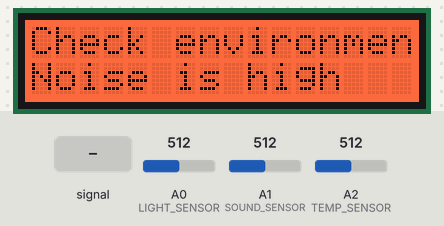
This sketch was run on a simulated Arduino Uno R4 WiFi. Shown: 16×2 character LCD. Inputs (shaded band) come from the test bench; at power-on: A2 (TEMP_SENSOR) = 512, A0 (LIGHT_SENSOR) = 512, A1 (SOUND_SENSOR) = 512 (analog values on the 0–1023 scale). WiFi joins after 1.5 s; servers stay silent unless stated; web services answer with replies made up by the test bench; what the sketch prints to the serial monitor is not drawn.

Above: at 6.3 s.
6.4 s: A1 (SOUND_SENSOR) fed a 200 Hz sine of ±460 counts around its level
At 8.7 s:
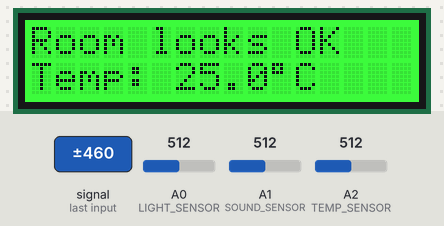
10.5 s: A2 (TEMP_SENSOR) set to 0
At 12.2 s:
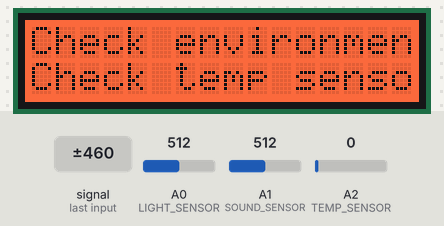
12.8 s: A2 (TEMP_SENSOR) set to 716
At 13.8 s:
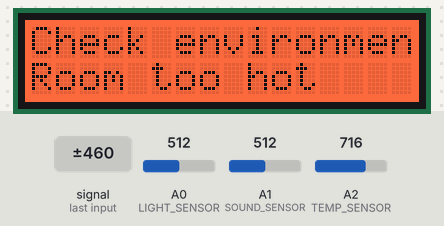
16.9 s: A0 (LIGHT_SENSOR) set to 318
21.0 s: A0 (LIGHT_SENSOR) set to 282
At 32.3 s:
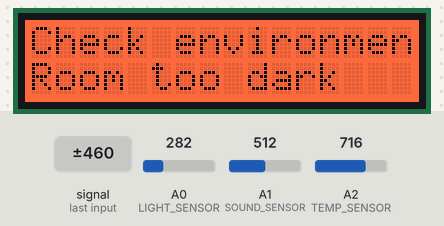
Timing chart, 0 to 33.4 s (numbered marks = the images above; inputs shaded):
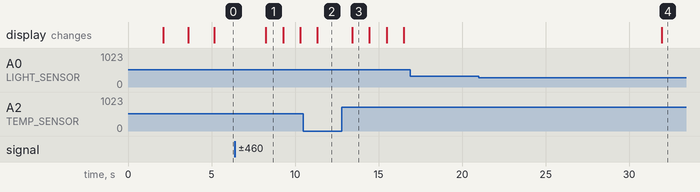

Measured:
- the behaviour switches between 300 and 299 on A0 (LIGHT_SENSOR) (found by bisection; images 3 and 4)
- after the input at 6.4 s, the display: changes after 1.8 s (image 1)
- after the input at 10.5 s, the display: changes after 0.84 s (image 2)
- after the input at 12.8 s, the display: changes after 0.61 s (image 3)
- after the input at 16.9 s, every drawn part: stays the same
- after the input at 21.0 s, the display: changes after 10.9 s (image 4)
- what the display in image 1 shows lasts 1.1 s, from 8.2 s to 9.3 s

The sketch:

IoTRoomEnviornmentReader.ino
```cpp
#include <Wire.h>
#include "rgb_lcd.h"
#include <math.h>
#include <WiFiS3.h>

// Wi-Fi settings
const char* WIFI_SSID = "YOUR_WIFI_NAME";
const char* WIFI_PASSWORD = "YOUR_WIFI_PASSWORD";

// ThingSpeak settings
const char* API_KEY = "YOUR_NEW_WRITE_API_KEY";
const char* HOST = "api.thingspeak.com";

WiFiSSLClient client;
rgb_lcd lcd;

const int LIGHT_SENSOR = A0;
const int SOUND_SENSOR = A1;
const int TEMP_SENSOR = A2;

int lightThreshold = 300;
int soundThreshold = 250;
float temperatureThreshold = 28.0;

unsigned long lastUploadTime = 0;
const unsigned long uploadInterval = 20000;

// Wi-Fi connection
void connectToWiFi() {
  Serial.println("Connecting to Wi-Fi...");

  lcd.clear();
  lcd.setRGB(0, 0, 255);
  lcd.setCursor(0, 0);
  lcd.print("Connecting WiFi");

  WiFi.begin(WIFI_SSID, WIFI_PASSWORD);

  while (WiFi.status() != WL_CONNECTED) {
    delay(1000);
    Serial.print(".");
  }

  Serial.println("\nWi-Fi connected!");
  Serial.println(WiFi.localIP());

  lcd.clear();
  lcd.setRGB(0, 255, 0);
  lcd.print("WiFi Connected");
  delay(1500);
}

// Send readings to ThingSpeak
void sendToThingSpeak(int lightValue,
                      int soundValue,
                      float temperature,
                      bool tempError) {

  if (WiFi.status() != WL_CONNECTED) {
    connectToWiFi();
  }

  Serial.println("Sending readings to ThingSpeak...");

  if (client.connect(HOST, 443)) {

    String path = "/update?api_key=" + String(API_KEY)
      + "&field1=" + String(lightValue)
      + "&field2=" + String(soundValue);

    if (!tempError) {
      path += "&field3=" + String(temperature, 1);
    }

    client.print("GET ");
    client.print(path);
    client.println(" HTTP/1.1");
    client.print("Host: ");
    client.println(HOST);
    client.println("Connection: close");
    client.println();

    client.setTimeout(10000);

    String response = client.readString();

    int bodyPosition = response.indexOf("\r\n\r\n");

    if (bodyPosition >= 0) {
      String body = response.substring(bodyPosition + 4);
      body.trim();

      Serial.print("ThingSpeak entry response: ");
      Serial.println(body);

      if (body.toInt() > 0) {
        Serial.println("API upload successful!");
      } else {
        Serial.println("API upload rejected. Check API key or update interval.");
      }
    } else {
      Serial.println("Could not read server response.");
      Serial.println(response);
    }

    client.stop();

  } else {
    Serial.println("ThingSpeak connection failed.");
  }
}

void setup() {
  Serial.begin(9600);
  analogReadResolution(10);

  lcd.begin(16, 2);
  lcd.setRGB(0, 255, 0);
  lcd.print("Room Monitor");
  lcd.setCursor(0, 1);
  lcd.print("Starting...");
  delay(2000);

  Serial.println("Sensory Room Environment Monitor");
  connectToWiFi();
}

void loop() {
  // Read sensors
  int lightValue = analogRead(LIGHT_SENSOR);
  int soundValue = analogRead(SOUND_SENSOR);
  int tempReading = analogRead(TEMP_SENSOR);

  // Temperature calculation
  float temperature = -999;

  if (tempReading > 0 && tempReading < 1023) {
    float resistance =
      10000.0 * (1023.0 / tempReading - 1.0);

    temperature = 1.0 /
      (log(resistance / 10000.0) / 3975.0
      + 1.0 / 298.15) - 273.15;
  }

  bool tempError = (temperature == -999);
  bool tooDark = lightValue < lightThreshold;
  bool tooNoisy = soundValue > soundThreshold;
  bool tooHot = !tempError && temperature > temperatureThreshold;

  bool alert = tempError || tooDark || tooNoisy || tooHot;

  // Serial monitor
  Serial.print("Light: ");
  Serial.print(lightValue);
  Serial.print(" | Sound: ");
  Serial.print(soundValue);
  Serial.print(" | Temperature: ");

  if (tempError) {
    Serial.print("Sensor error");
  } else {
    Serial.print(temperature, 1);
    Serial.print(" C");
  }

  Serial.print(" | Status: ");
  Serial.println(alert ? "CHECK ENVIRONMENT" : "ROOM LOOKS OK");

  // LCD display
  lcd.clear();

  if (alert) {
    lcd.setRGB(255, 60, 0);
    lcd.setCursor(0, 0);
    lcd.print("Check environment");
    lcd.setCursor(0, 1);

    if (tempError) {
      lcd.print("Check temp sensor");
    } else if (tooDark) {
      lcd.print("Room too dark");
    } else if (tooNoisy) {
      lcd.print("Noise is high");
    } else if (tooHot) {
      lcd.print("Room too hot");
    }
  } else {
    lcd.setRGB(0, 255, 0);
    lcd.setCursor(0, 0);
    lcd.print("Room looks OK");
    lcd.setCursor(0, 1);
    lcd.print("Temp: ");
    lcd.print(temperature, 1);
    lcd.print((char)223);
    lcd.print("C");
  }

  // Upload every 20 seconds
  if (millis() - lastUploadTime >= uploadInterval) {
    sendToThingSpeak(
      lightValue,
      soundValue,
      temperature,
      tempError
    );

    lastUploadTime = millis();
  }

  delay(1000);
}
```
